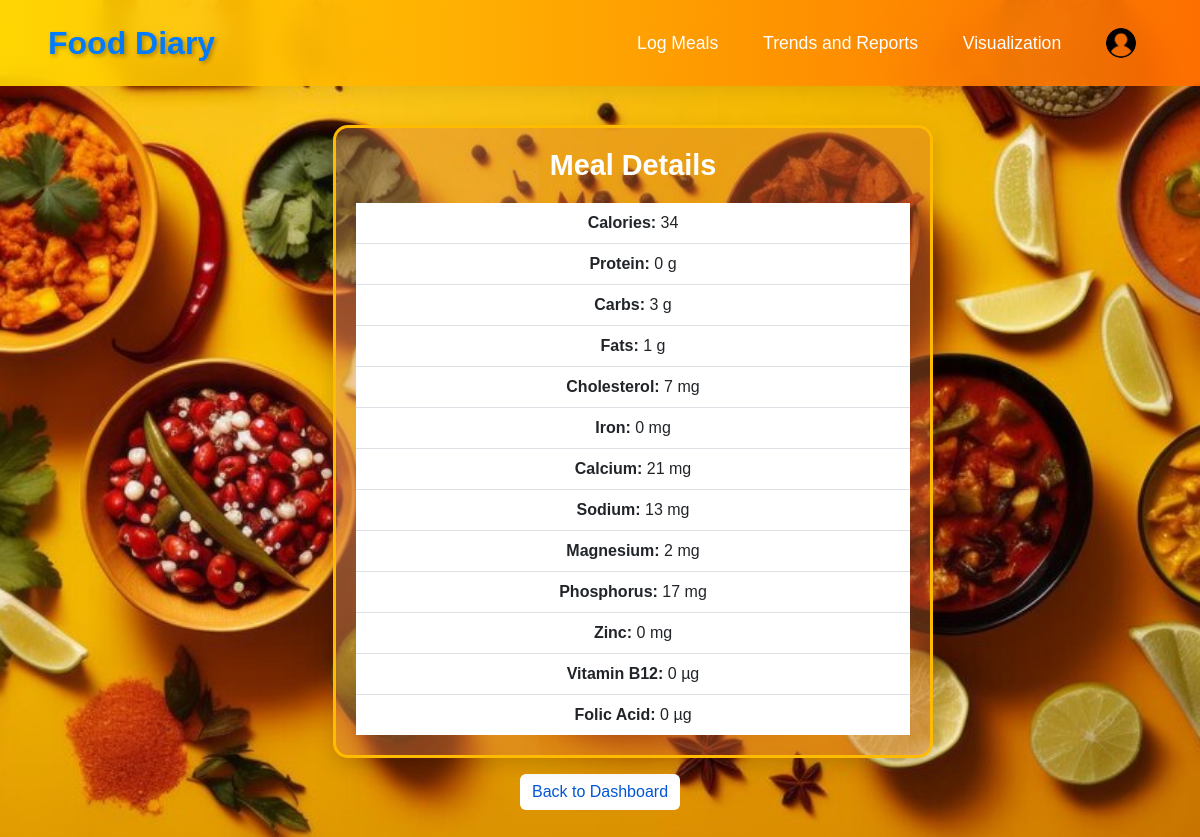
Page /meal_detail/ (signed in) on the committed database.
### calorie/models.py (models this page shows, shortened)
class NutritionData(models.Model):
    user = models.ForeignKey(User, on_delete=models.CASCADE)
    image = models.ForeignKey(Image, on_delete=models.CASCADE)
    class_name = models.CharField(max_length=100)
    calories = models.PositiveIntegerField(default=0)
    protein = models.PositiveIntegerField(default=0)
    carbs = models.PositiveIntegerField(default=0)
    fats = models.PositiveIntegerField(default=0)
    cholestrol = models.PositiveIntegerField(default=0)
    iron = models.PositiveIntegerField(default=0)
    calcium = models.PositiveIntegerField(default=0)
    sodium = models.PositiveIntegerField(default=0)
    magnesium = models.PositiveIntegerField(default=0)
    phosphorus = models.PositiveIntegerField(default=0)
    zinc = models.PositiveIntegerField(default=0)
    vitaminb12 = models.PositiveIntegerField(default=0)
    folic_acid = models.PositiveIntegerField(default=0)
    updated_at = models.DateTimeField(auto_now=True)

### calorie/views.py (the view)
# urls.py: path("meal_detail/", views.meal_detail, name="meal_detail"),
def meal_detail(request):
    data = NutritionData.objects.filter(user=request.user).last()
    if not data:
        request.session['visualization_available'] = False
        messages.error(request, "No nutrition data available.")
        return redirect("upload_image")
    labels = ['Calories', 'Protein', 'Carbs', 'Fats', 'Cholesterol', 'Iron', 'Calcium', 'Sodium', 'Magnesium']
    raw_values = [
        data.calories, data.protein, data.carbs, data.fats, data.cholestrol,
        data.iron, data.calcium, data.sodium, data.magnesium
    ]
    values = [float(val) if val is not None else 0 for val in raw_values]
    if any(values):
        request.session['visualization_available'] = True
    else:
        request.session['visualization_available'] = False
        messages.info(request, "Insufficient data for visualization.")
        return redirect("upload_image")
    try:
        bar_chart = generate_chart("bar", labels, values, colors=['red', 'blue', 'green', 'orange', 'pink', 'yellow', 'purple', 'violet'], title="Nutrition Overview - Bar Chart")
        pie_chart = generate_chart("pie", labels, values, colors=['red', 'blue', 'green', 'orange', 'pink', 'yellow', 'purple', 'violet'], title="Nutrition Overview - Pie Chart")
        line_chart = generate_chart("line", labels, values, color='blue', title="Nutrition Overview - Line Chart")
        donut_chart = generate_chart("donut", labels, values, colors=['red', 'blue', 'green', 'orange', 'pink', 'yellow', 'purple', 'violet'], title="Nutrition Overview - Donut Chart")
        scatter_chart = generate_chart("scatter", labels, values, color='green', title="Nutrition Overview - Scatter Plot")
        radar_chart = generate_chart("radar", labels, values, color='blue', title="Nutrition Overview - Radar Chart")  # Radar chart generation
    except Exception as e:
        print("Error during chart generation:", str(e))
        messages.error(request, "Error generating charts.")
        return redirect("upload_image")
    return render(request, "calorie/meal_detail.html", {
        "data": data,
        "bar_chart": bar_chart,
        "pie_chart": pie_chart,
        "line_chart": line_chart,
        "donut_chart": donut_chart,
        "scatter_chart":scatter_chart,
        "radar_chart": radar_chart,
    })

### calorie/templates/calorie/meal_detail.html (shortened to what this page needs)
{% extends 'calorie/base.html' %}
{% block content %}
<div class="container" style="margin-top: 100px;">
  <div class="row justify-content-center">
    <div class="col-md-6">
      <div class="card justify-content-center" style="width: 600px;">
        <div class="card-body">
          <h5 class="card-title text-center">Meal Details</h5>
          {% if data %}
          <ul class="list-group list-group-flush">
            <li class="list-group-item">
              <strong>Calories:</strong> {{ data.calories }}
            </li>
            <li class="list-group-item">
              <strong>Protein:</strong> {{ data.protein }} g
            </li>
            <li class="list-group-item">
              <strong>Carbs:</strong> {{ data.carbs }} g
            </li>
            <li class="list-group-item">
              <strong>Fats:</strong> {{ data.fats }} g
            </li>
            <li class="list-group-item">
              <strong>Cholesterol:</strong> {{ data.cholestrol }} mg
            </li>
            <li class="list-group-item">
              <strong>Iron:</strong> {{ data.iron }} mg
            </li>
            <li class="list-group-item">
              <strong>Calcium:</strong> {{ data.calcium }} mg
            </li>
            <li class="list-group-item">
              <strong>Sodium:</strong> {{ data.sodium }} mg
            </li>
            <li class="list-group-item">
              <strong>Magnesium:</strong> {{ data.magnesium }} mg
            </li>
            <li class="list-group-item">
              <strong>Phosphorus:</strong> {{ data.phosphorus }} mg
            </li>
            <li class="list-group-item">
              <strong>Zinc:</strong> {{ data.zinc }} mg
            </li>
            <li class="list-group-item">
              <strong>Vitamin B12:</strong> {{ data.vitaminb12 }} µg
            </li>
            <li class="list-group-item">
              <strong>Folic Acid:</strong> {{ data.folic_acid }} µg
            </li>
          </ul>
          {% else %}
          <p class="text-muted">No meal details available.</p>
          {% endif %}
        </div>
      </div>
    </div>
  </div>
  <div class="d-flex justify-content-center mt-3">
    <a href="{% url 'home' %}" class="btn btn-primary">Back to Dashboard</a>
  </div>
</div>
{% endblock %}

### calorie/static/calorie/style.css (style rules this page uses)
body { background: url("/static/assets/images/homee.jpg") no-repeat center center fixed; background-size: cover; height: 100vh; flex-direction: column; justify-content: space-between; }
body { font-family: "Arial", sans-serif; }
.card-title { font-size: 1.8rem; font-weight: bold; margin-bottom: 20px; color: white; }
.btn-primary { background-color: #ffffff; color: #0056d6; border: none; transition: background 0.3s ease, color 0.3s ease; }
.list-group { text-align: center; }
.card { margin-top: 25px; border: solid; border-color:rgb(255, 187, 0) ; border-radius: 15px; color: white; background-color: rgba(215, 115, 48, 0.362); overflow: hidden; position: relative; transition: transform 0.3s ease, box-shadow 0.3s ease, filter 0.3s ease; box-shadow: 0 8px 20px rgba(0, 0, 0, 0.15); }
.card::before { content: ""; position: absolute; top: -50%; left: -50%; width: 500px; height: 200%; background: radial-gradient( circle, rgba(255, 255, 255, 0.15), transparent 70% ); animation: subtleBackgroundAnim 8s infinite linear; z-index: 1; }
.card-body { position: relative; z-index: 2; padding: 20px; }

### rows in the picture
NutritionData: calories "34", protein "0", carbs "3", fats "1", cholestrol "7", iron "0", calcium "21", sodium "13", magnesium "2", phosphorus "17", zinc "0", vitaminb12 "0", folic_acid "0"
